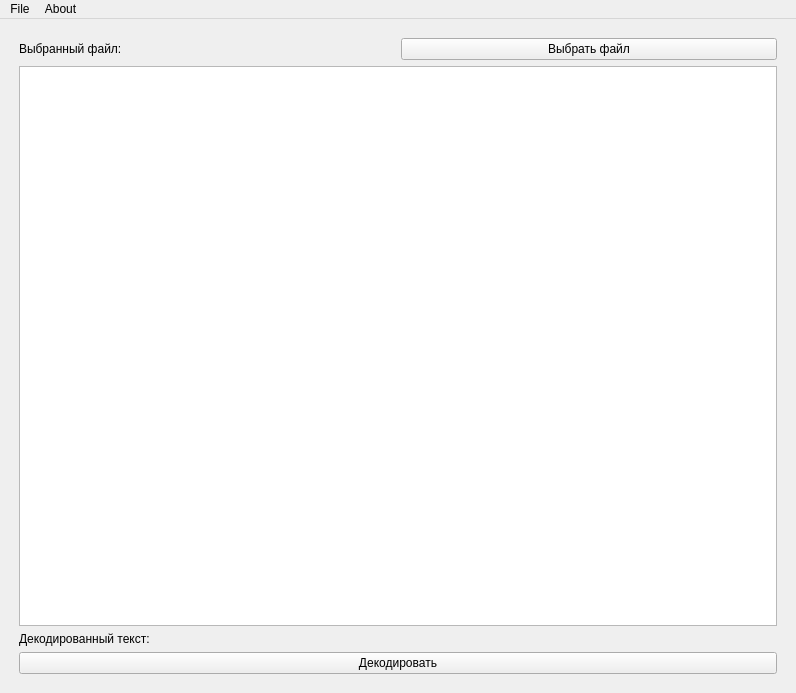
<?xml version="1.0" encoding="UTF-8"?>
<ui version="4.0">
 <class>MainWindow</class>
 <widget class="QMainWindow" name="MainWindow">
  <property name="geometry">
   <rect>
    <x>0</x>
    <y>0</y>
    <width>796</width>
    <height>693</height>
   </rect>
  </property>
  <property name="windowTitle">
   <string>Decode message from .bmp file</string>
  </property>
  <property name="windowIcon">
   <iconset>
    <normaloff>logo.png</normaloff>logo.png</iconset>
  </property>
  <widget class="QWidget" name="centralwidget">
   <layout class="QGridLayout" name="gridLayout">
    <item row="2" column="1" colspan="2">
     <widget class="QGraphicsView" name="graphics_view"/>
    </item>
    <item row="1" column="1">
     <widget class="QLabel" name="file_label">
      <property name="text">
       <string>Выбранный файл: </string>
      </property>
     </widget>
    </item>
    <item row="4" column="1" colspan="2">
     <widget class="QPushButton" name="decode_button">
      <property name="sizePolicy">
       <sizepolicy hsizetype="Expanding" vsizetype="Fixed">
        <horstretch>0</horstretch>
        <verstretch>0</verstretch>
       </sizepolicy>
      </property>
      <property name="text">
       <string>Декодировать</string>
      </property>
     </widget>
    </item>
    <item row="1" column="3" rowspan="4">
     <spacer name="spacer2">
      <property name="orientation">
       <enum>Qt::Horizontal</enum>
      </property>
      <property name="sizeType">
       <enum>QSizePolicy::Fixed</enum>
      </property>
      <property name="sizeHint" stdset="0">
       <size>
        <width>10</width>
        <height>0</height>
       </size>
      </property>
     </spacer>
    </item>
    <item row="1" column="2">
     <widget class="QPushButton" name="file_button">
      <property name="text">
       <string>Выбрать файл</string>
      </property>
     </widget>
    </item>
    <item row="1" column="0" rowspan="4">
     <spacer name="spacer1">
      <property name="orientation">
       <enum>Qt::Horizontal</enum>
      </property>
      <property name="sizeType">
       <enum>QSizePolicy::Fixed</enum>
      </property>
      <property name="sizeHint" stdset="0">
       <size>
        <width>10</width>
        <height>0</height>
       </size>
      </property>
     </spacer>
    </item>
    <item row="5" column="1" colspan="2">
     <spacer name="spacer3">
      <property name="orientation">
       <enum>Qt::Vertical</enum>
      </property>
      <property name="sizeType">
       <enum>QSizePolicy::Fixed</enum>
      </property>
      <property name="sizeHint" stdset="0">
       <size>
        <width>0</width>
        <height>10</height>
       </size>
      </property>
     </spacer>
    </item>
    <item row="0" column="1" colspan="2">
     <spacer name="spacer4">
      <property name="orientation">
       <enum>Qt::Vertical</enum>
      </property>
      <property name="sizeType">
       <enum>QSizePolicy::Fixed</enum>
      </property>
      <property name="sizeHint" stdset="0">
       <size>
        <width>0</width>
        <height>10</height>
       </size>
      </property>
     </spacer>
    </item>
    <item row="3" column="1" colspan="2">
     <widget class="QLabel" name="decode_text">
      <property name="text">
       <string>Декодированный текст:</string>
      </property>
     </widget>
    </item>
   </layout>
  </widget>
  <widget class="QMenuBar" name="menuBar">
   <property name="geometry">
    <rect>
     <x>0</x>
     <y>0</y>
     <width>796</width>
     <height>22</height>
    </rect>
   </property>
   <widget class="QMenu" name="menu_file">
    <property name="title">
     <string>File</string>
    </property>
    <addaction name="action_encode"/>
   </widget>
   <widget class="QMenu" name="menu_about">
    <property name="title">
     <string>About</string>
    </property>
    <addaction name="action_about"/>
   </widget>
   <addaction name="menu_file"/>
   <addaction name="menu_about"/>
  </widget>
  <action name="action_about">
   <property name="text">
    <string>About</string>
   </property>
  </action>
  <action name="action_encode">
   <property name="text">
    <string>Encode</string>
   </property>
  </action>
 </widget>
 <resources/>
 <connections/>
</ui>
